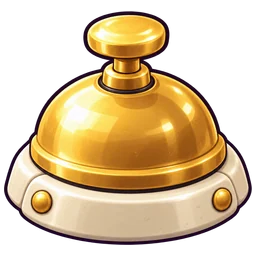
#> input picture src/assets/art/bell_1.webp, 256 x 256 px, given in place of v22_07.png, which was not available
$ python import-v22.py
#> lines starting #> are read from the running program, lines starting #| are printed output that depends on the picture; pictures that were not available may be replaced by others from this repository, and a replacement may not be noted
# r38: import the v22 unit tiers recovered from the stalled ChatGPT art chat (screenshots/v22raw/v22_NN.png).
# Ranks 1-6 per family; a missing top tier reuses the nearest lower one. Trim alpha, fit inside 256x256, webp.
from PIL import Image

RANKS = {
    'mortar': [7, 8, 15, 9, 10, 13],
    'fuse_box': [19, 23, 25, 21, 26, 26],
    'amplifier': [22, 24, 27, 29, 29, 29],
    'signal_beacon': [28, 30, 32, 31, 31, 31],
    'horn': [14, 17, 18, 20, 20, 20],
    'arc_welder': [35, 35, 37, 37, 40, 40],
}


def fit(n, box=256):
#> called with n = 7, box = 256
    im = Image.open(f'screenshots/v22raw/v22_{n:02d}.png').convert('RGBA')
#> im is the input picture: PIL image 256x256 RGBA; mean R, G, B, A 112.9, 90.3, 55.4, 142.4
    bb = im.split()[3].point(lambda v: 255 if v > 12 else 0).getbbox()
#> bb = (4, 11, 252, 245)
    im = im.crop(bb)
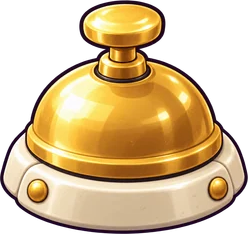
#> im: PIL image 248x234 RGBA; mean R, G, B, A 127.1, 101.7, 62.2, 160.8; transparent parts drawn white
    k = box / max(im.size)
#> k = 1.03
    return im.resize((max(1, round(im.size[0] * k)), max(1, round(im.size[1] * k))), Image.LANCZOS)
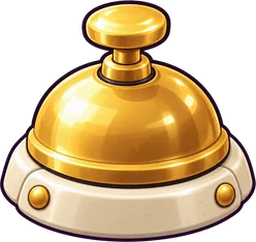
#> returned value: PIL image 256x242 RGBA; mean R, G, B, A 125.8, 100.6, 60.9, 160.8; transparent parts drawn white


for fam, ids in RANKS.items():
    for r, n in enumerate(ids, 1):
#> (the run stopped early here; a loop or call above may not have finished)
